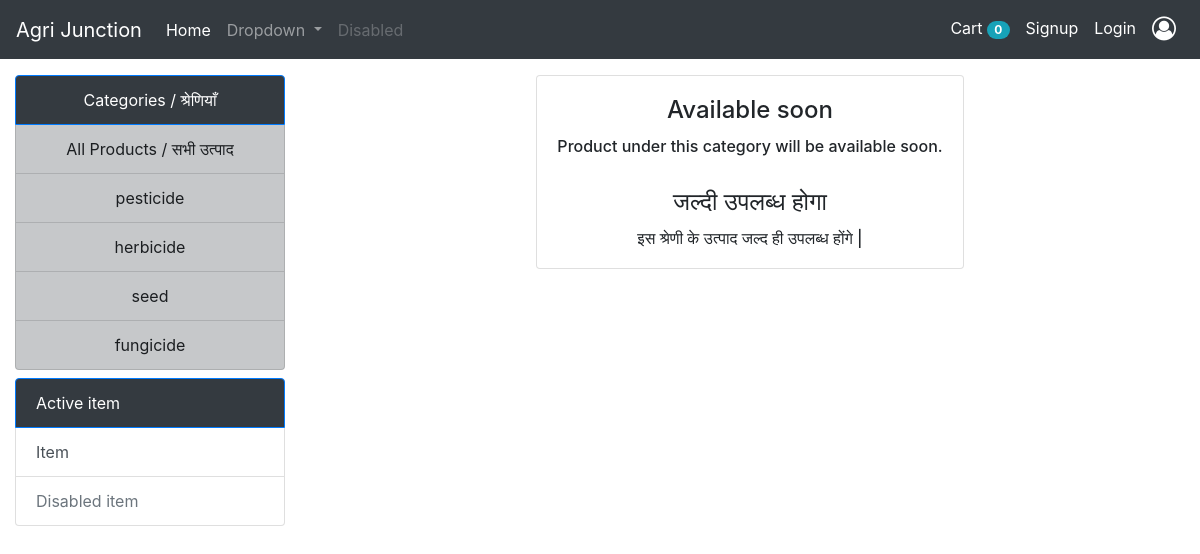
The app's page /?category=3, older data.
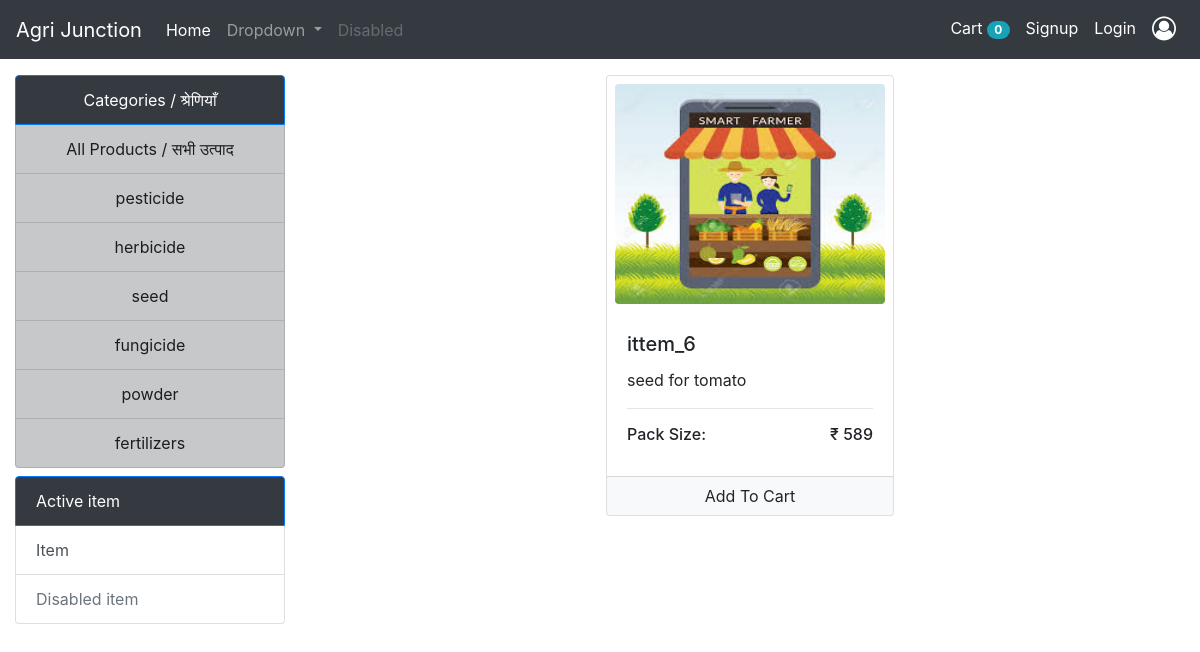
The same page, newer data.
### store/models/category.py (models this page shows, shortened)
class Category(models.Model):
    name = models.CharField(max_length=30)
    @staticmethod
    def get_all_categories():
        return Category.objects.all()

### store/models/product.py (models this page shows, shortened)
class Product(models.Model):
    name = models.CharField(max_length=50)
    price = models.IntegerField(default=0)
    category = models.ForeignKey(Category, on_delete=models.CASCADE, default=1)
    description = models.CharField(
        max_length=200, default='', null=True, blank=True)
    image = models.ImageField(upload_to='uploads/products/')
    pack_size = models.CharField(max_length=12, default="", blank=False)
    @staticmethod
    def get_all_products_by_category_id(category_id):
        if category_id:
            return Product.objects.filter(category=category_id)
        else:
            return Product.get_all_products()

### store/views/home.py (the view, shortened to what this page needs)
# urls.py: path('',Index.as_view(), name="homepage"),
class Index(View):
    msg = False
    def get(self, request):
        cart = request.session.get("cart")
        data = {}
        if not cart:
            request.session["cart"] = OrderedDict()
        products = None
        categories = Category.get_all_categories()
        categoryID = request.GET.get('category')
        data["product_flag"] = True
        if categoryID:
            products = Product.get_all_products_by_category_id(categoryID)
            if not products:
                data["product_flag"] = False
        else:
            products = Product.get_all_products()
        data["products"] = products
        data["categories"] = categories
        if not Index.msg:
            request.session["msg"]= {}
        Index.msg = False
        return render(request, 'index.html', {"data": data})

### store/templatetags/cart.py (called while the page is built)
@register.filter(name="is_in_cart")
def is_in_cart(product, cart):
    keys = cart.keys()
    for id in keys:
        if int(id) == product.id:
            return True
    return False

### store/templatetags/custom_filter.py (called while the page is built)
@register.filter(name="currency")
def currency(number):
    return ("₹ " + str(number))

### store/templates/index.html (shortened to what this page needs)
{% extends 'base.html' %}
{% block content %}
{% load cart %}
{% load custom_filter %}
<div class="container-fluid mt-3">
  <div class="row">
    <div class="col-sm-3 mx-auto">
      <ul class="list-group mb-2 mx-auto">
        <li class=" list-group-item list-group-item-dark active bg-dark text-center" aria-current="true">Categories /
          श्रेणियाँ</li>
        <a href="/" class="list-group-item list-group-item-action list-group-item-dark text-center"> All Products / सभी
          उत्पाद</a>
        {% for category in data.categories %}
        <a href="/?category={{category.id}}"
          class="list-group-item list-group-item-action list-group-item-dark text-center"> {{category.name}}</a>
        {% endfor %}
      </ul>
      <div class="list-group mb-3 mx-auto">
        <a href="#" class="list-group-item list-group-item-dark active bg-dark">Active item</a>
        <a href="#" class="list-group-item list-group-item-action">Item</a>
        <a href="#" class="list-group-item list-group-item-action disabled">Disabled item</a>
      </div>
    </div>
    <div id='products' class="col-lg-9 mx-auto mt-5b">
      <div class="row mx-auto">
        {% if not data.product_flag %}
        <div class="card mx-auto">
          <div class="card-body">
            <h4 class="card-title text-center"> Available soon </h4>
            <h6 class="card-text text-center">Product under this category will be available soon.</h6>
            <h4 class="card-title text-center"> जल्दी उपलब्ध होगा</h4>
            <h6 class="card-text text-center"> इस श्रेणी के उत्पाद जल्द ही उपलब्ध होंगे |</h6>
          </div>
        </div>
        {% else %}
        {% for product in data.products %}
        <div class="card mx-auto mb-3" id={{product.id}} style="width: 18rem;">
          <img style="height: 220px; width:270px;" class="rounded mt-2 ml-2 mb-2 mr-2" src="{{product.image.url}}"
            alt="">
          <div class="card-body">
            <h5>
              <p class="card-title">{{product.name}}</p>
            </h5>
            <p class="card-text">{{product.description}}</p>
            <hr>
            <b>
              <h6 class="card-title float-left">Pack Size: {{product.pack_size}}</h6>
              <h6 class="card-title float-right">{{product.price|currency}}</h6>
            </b>
          </div>
          <div class="card-footer p-0 no-gutters">
            {% if product|is_in_cart:request.session.cart %}
            <div class="row no-gutters">
              <form action="/#{{product.id}}" class="col-2 " method="post">
                {% csrf_token %}
                <input hidden type="text" name='product' value='{{product.id}}'>
                <input hidden type="text" name='remove' value='True'>
                <input type="submit" value=" - " class="btn btn-block btn-light border-right">
              </form>
              <div class="text-center col">{{product|cart_quantity:request.session.cart}} in Cart</div>
              <form action="/#{{product.id}}" class="col-2 " method="post">
                {% csrf_token %}
                <input hidden type="text" name='product' value='{{product.id}}'>
                <input type="submit" value=" + " class="btn btn-block btn-light border-left">
              </form>
            </div>
            {% else %}
            <form action="/#{{product.id}}" method="POST" class="btn-block">
              <input type="submit" class="float-right btn btn-light  form-control" value="Add To Cart" onclick="show()">
            </form>
            {% endif %}
          </div>
        </div>
        {% endfor %}
        {% endif %}
      </div>
    </div>
  </div>
</div>
{% endblock %}

### store/templates/base.html (shortened to what this page needs)
<!doctype html>
<html lang="en">
<head>
    <link rel="stylesheet" href="https://cdn.jsdelivr.net/npm/bootstrap@4.6.2/dist/css/bootstrap.min.css"
>
        <link rel="stylesheet" href="https://cdnjs.cloudflare.com/ajax/libs/font-awesome/4.7.0/css/font-awesome.min.css">
    <link rel="stylesheet" href="//cdn.jsdelivr.net/npm/alertifyjs@1.13.1/build/css/alertify.min.css" />
    <link rel="stylesheet" href="//cdn.jsdelivr.net/npm/alertifyjs@1.13.1/build/css/themes/default.min.css" />
</head>
<body>
    <nav class="navbar navbar-expand-lg navbar-dark bg-dark mb-3">
        <a class="navbar-brand" href="/">Agri Junction</a>
        <div class="collapse navbar-collapse" id="navbarSupportedContent">
            <ul class="navbar-nav mr-auto">
                <li class="nav-item active">
                    <a class="nav-link" href="/">Home <span class="sr-only">(current)</span></a>
                </li>
                <li class="nav-item dropdown">
                    <a class="nav-link dropdown-toggle" href="#" id="navbarDropdown" role="button"
                        data-toggle="dropdown" aria-haspopup="true" aria-expanded="false">
                        Dropdown
                    </a>
                </li>
                <li class="nav-item">
                    <a class="nav-link disabled" href="#">Disabled</a>
                </li>
            </ul>
            <ul class="navbar-nav my-2 my-lg-0">
                <li class="nav-item active">
                    <a class="nav-link" href="/cart">Cart <span
                            class="badge badge-info badge-pill">{{request.session.cart.keys|length}}</span></a>
                </li>
                {% if request.session.customer %}
                <li class="nav-item active">
                    <a class="nav-link" href="/view_order">Orders <span class="sr-only">(current)</span></a>
                </li>
                <li class="nav-item active">
                    <a class="nav-link" href="/logout">Logout <span class="sr-only">(current)</span></a>
                </li>
                {% else %}
                <li class="nav-item active">
                    <a class="nav-link" href="/signup">Signup <span class="sr-only">(current)</span></a>
                </li>
                <li class="nav-item active">
                    <a class="nav-link" href="/login">Login <span class="sr-only">(current)</span></a>
                </li>
                {% endif %}
                <li class="nav-item active">
                    <a class="nav-link" title="Profile" href="/profile"><i class="fa fa-user-circle-o" style="font-size:24px"></i><span class="sr-only">(current)</span></a>
                </li>
            </ul>
        </div>
    </nav>
    {% block content %} {% endblock %}
</body>
</html>

Row changes from the older to the newer data that the page shows:
added Category: name "powder"
added Category: name "fertilizers"
added Product: image (picture), name "ittem_6", description "seed for tomato", price "₹ 589"
Text that changed along with them:
text no longer shown: "Available soon Product under this category will be available soon. जल्दी उपलब्ध होगा इस श्रेणी के उत्पाद जल्द ही उपलब्ध होंगे |"
